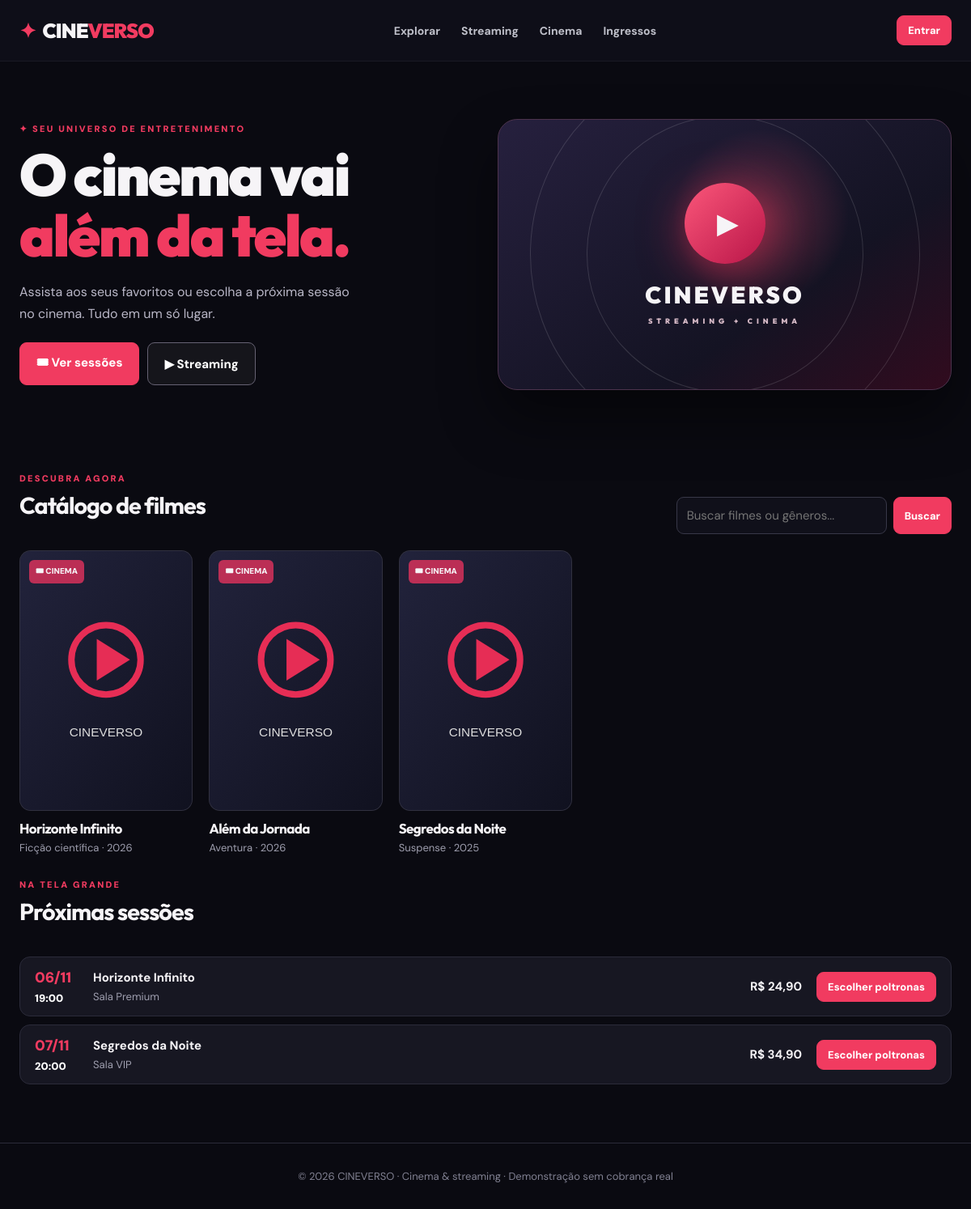
The page /public/index.php on the database its author committed.
### tables this page shows
CREATE TABLE IF NOT EXISTS movies (id INT UNSIGNED AUTO_INCREMENT PRIMARY KEY,title VARCHAR(180) NOT NULL,slug VARCHAR(200) NOT NULL UNIQUE,description TEXT,genre VARCHAR(100),release_year SMALLINT UNSIGNED,age_rating VARCHAR(10) DEFAULT 'L',duration_minutes SMALLINT UNSIGNED,poster_path VARCHAR(255),trailer_url VARCHAR(500),stream_path VARCHAR(500),allow_stream TINYINT(1) NOT NULL DEFAULT 0,featured TINYINT(1) NOT NULL DEFAULT 0,active TINYINT(1) NOT NULL DEFAULT 1,created_at TIMESTAMP DEFAULT CURRENT_TIMESTAMP);

CREATE TABLE IF NOT EXISTS showtimes (id BIGINT UNSIGNED AUTO_INCREMENT PRIMARY KEY,movie_id INT UNSIGNED NOT NULL,room_id INT UNSIGNED NOT NULL,starts_at DATETIME NOT NULL,price DECIMAL(10,2) NOT NULL,active TINYINT(1) NOT NULL DEFAULT 1,FOREIGN KEY(movie_id) REFERENCES movies(id),FOREIGN KEY(room_id) REFERENCES rooms(id),INDEX(starts_at));

CREATE TABLE IF NOT EXISTS rooms (id INT UNSIGNED AUTO_INCREMENT PRIMARY KEY,name VARCHAR(90) NOT NULL,seat_rows TINYINT UNSIGNED NOT NULL DEFAULT 6,seats_per_row TINYINT UNSIGNED NOT NULL DEFAULT 8,active TINYINT(1) NOT NULL DEFAULT 1);

### app/bootstrap.php (called while the page is built, shortened)
<?php
$configPath=dirname(__DIR__).'/config.php';
$config=require $configPath;
require_once __DIR__.'/functions.php';

### config.php (called while the page is built)
<?php
return [
    'app_name' => 'CINEVERSO',
    'base_url' => 'http://localhost/cineverso/public',
    'db' => [
        'host' => '127.0.0.1',
        'port' => 3306,
        'name' => 'cineverso',
        'user' => 'root',
        'pass' => '',
    ],
    'upload_max_mb' => 500,
];

### public/index.php (the view, shortened to what this page needs)
<?php
require dirname(__DIR__).'/app/bootstrap.php';
$page=(string)($_GET['page']??'home');
render_header(ucfirst($page));
if($page==='home'){
 $mode=(string)($_GET['mode']??'');$search=trim((string)($_GET['q']??''));$where=['m.active=1'];$params=[];if($search!==''){$where[]='(m.title LIKE ? OR m.genre LIKE ?)';$params=['%'.$search.'%','%'.$search.'%'];}if($mode==='streaming')$where[]='m.allow_stream=1';if($mode==='cinema')$where[]='EXISTS (SELECT 1 FROM showtimes s WHERE s.movie_id=m.id AND s.active=1 AND s.starts_at>NOW())';$movies=all('SELECT m.* FROM movies m WHERE '.implode(' AND ',$where).' ORDER BY m.featured DESC,m.id DESC',$params);
 $featured=$movies[0]??null;echo '<section class="hero"><div class="hero-copy"><div class="eyebrow">✦ SEU UNIVERSO DE ENTRETENIMENTO</div><h1>O cinema vai<br><em>além da tela.</em></h1><p>Assista aos seus favoritos ou escolha a próxima sessão no cinema. Tudo em um só lugar.</p><div class="hero-actions"><a class="btn" href="'.base('index.php?mode=cinema').'">🎟 Ver sessões</a><a class="btn outline" href="'.base('index.php?mode=streaming').'">▶ Streaming</a></div></div><div class="hero-art"><div class="art-play">▶</div><div class="art-title">CINEVERSO <small>STREAMING + CINEMA</small></div></div></section>';
 echo '<section class="section-heading"><div><div class="eyebrow">DESCUBRA AGORA</div><h2>'.($mode==='streaming'?'Streaming':($mode==='cinema'?'Em cartaz':'Catálogo de filmes')).'</h2></div><form action="'.base('index.php').'" method="get"><input type="search" name="q" value="'.e($search).'" placeholder="Buscar filmes ou gêneros..."><button class="btn small">Buscar</button></form></section><div class="movies">';foreach($movies as $m){$link=base('index.php?page=movie&id='.$m['id']);echo '<a class="movie-card" href="'.e($link).'"><div class="poster"><img src="'.e(poster($m['poster_path'])).'" alt="Capa de '.e($m['title']).'" loading="lazy"><span class="movie-badge">'.($m['allow_stream']?'▶ STREAM':'🎟 CINEMA').'</span></div><div class="movie-meta"><h3>'.e($m['title']).'</h3><p>'.e($m['genre']).' · '.e($m['release_year']).'</p></div></a>';}if(!$movies)echo '<p>Nenhum filme encontrado.</p>';echo '</div>';
 $shows=all('SELECT s.*,m.title,r.name room FROM showtimes s JOIN movies m ON m.id=s.movie_id JOIN rooms r ON r.id=s.room_id WHERE s.active=1 AND m.active=1 AND s.starts_at>NOW() ORDER BY s.starts_at LIMIT 6');echo '<section class="section-heading"><div><div class="eyebrow">NA TELA GRANDE</div><h2>Próximas sessões</h2></div></section><div class="show-list">';foreach($shows as $s)echo '<a class="show-row" href="'.base('index.php?page=seats&id='.$s['id']).'"><span class="show-date">'.date('d/m',strtotime($s['starts_at'])).'<small>'.date('H:i',strtotime($s['starts_at'])).'</small></span><span><strong>'.e($s['title']).'</strong><small>'.e($s['room']).'</small></span><strong>'.money($s['price']).'</strong><span class="btn small">Escolher poltronas</span></a>';if(!$shows)echo '<p>Sem sessões futuras cadastradas.</p>';echo '</div>';
}
elseif($page==='admin'){require_admin();require dirname(__DIR__).'/app/admin.php';}
else{http_response_code(404);echo '<div class="panel">Página não encontrada.</div>';}
render_footer();

### app/functions.php (shortened to what this page needs)
<?php
function cfg(string $key): mixed {global $config;return $config[$key]??null;}
function base(string $path=''):string{return rtrim((string)cfg('base_url'),'/').'/'.ltrim($path,'/');}
function e(mixed $v):string{return htmlspecialchars((string)$v,ENT_QUOTES|ENT_SUBSTITUTE,'UTF-8');}
function user():?array{return $_SESSION['user']??null;}
function db():PDO{global $db;return $db;}
function query(string $sql,array $params=[]):PDOStatement{$s=db()->prepare($sql);$s->execute($params);return $s;}
function all(string $sql,array $params=[]):array{return query($sql,$params)->fetchAll();}
function money(float|int|string $v):string{return 'R$ '.number_format((float)$v,2,',','.');}
function poster(?string $path):string{if(!$path)return base('assets/placeholder.svg');if(preg_match('~^https?://~i',$path))return $path;return base(ltrim($path,'/'));}
function render_header(string $title=''):void{$u=user();$app=e((string)cfg('app_name'));$page=e($title);$home=base('index.php');$admin=base('index.php?page=admin');$login=base('index.php?page=login');$logout=base('index.php?page=logout');$mine=base('index.php?page=my-tickets');$style=base('assets/style.css');echo <<<HTML
<!doctype html><html lang="pt-BR"><head><meta charset="utf-8"><meta name="viewport" content="width=device-width,initial-scale=1"><meta name="theme-color" content="#0d0d15"><title>{$page} | {$app}</title><link rel="stylesheet" href="{$style}"></head><body><header class="topbar"><a class="brand" href="{$home}"><span class="brand-icon">✦</span> CINE<span>VERSO</span></a><nav><a href="{$home}">Explorar</a><a href="{$home}&amp;mode=streaming">Streaming</a><a href="{$home}&amp;mode=cinema">Cinema</a><a href="{$mine}">Ingressos</a></nav><div class="account">
HTML;
 if($u){echo '<span class="hello">Olá, '.e($u['name']).'</span>';if($u['role']==='admin')echo '<a class="btn outline small" href="'.$admin.'">Admin</a>';echo '<a class="btn small" href="'.$logout.'">Sair</a>';}
 else echo '<a class="btn small" href="'.$login.'">Entrar</a>';
 echo '</div></header><main class="container">';flash_show();}
function render_footer():void{echo '</main><footer>© '.date('Y').' CINEVERSO · Cinema & streaming · Demonstração sem cobrança real</footer></body></html>';}

### rows shown on the page
movies: allow_stream "🎟 CINEMA", title "Horizonte Infinito", genre "Ficção científica", release_year "2026"
movies: allow_stream "🎟 CINEMA", title "Além da Jornada", genre "Aventura", release_year "2026"
movies: allow_stream "🎟 CINEMA", title "Segredos da Noite", genre "Suspense", release_year "2025"
showtimes: starts_at "06/11", starts_at "19:00", movie.title "Horizonte Infinito", room.name "Sala Premium", price "R$ 24,90"
showtimes: starts_at "07/11", starts_at "20:00", movie.title "Segredos da Noite", room.name "Sala VIP", price "R$ 34,90"
